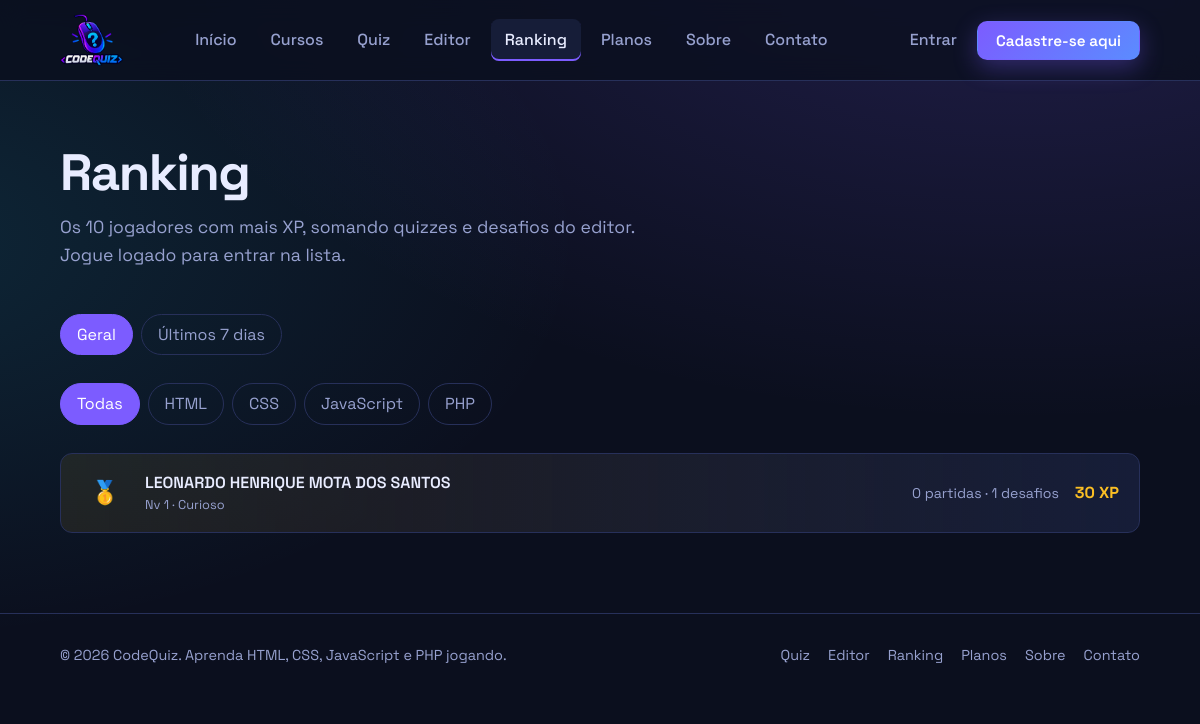
/ranking.php, run on the app's committed database.
### tables this page shows
CREATE TABLE usuarios (
        id INTEGER PRIMARY KEY AUTOINCREMENT,
        nome TEXT NOT NULL,
        email TEXT NOT NULL UNIQUE,
        senha TEXT NOT NULL,
        plano TEXT NOT NULL DEFAULT "gratis",
        criado_em TEXT NOT NULL DEFAULT CURRENT_TIMESTAMP);

### includes/auth.php (called while the page is built, shortened)
<?php
function db(): PDO {
    $pdo = new PDO('sqlite:' . __DIR__ . '/../storage/codequiz.sqlite');
    $pdo->setAttribute(PDO::ATTR_ERRMODE, PDO::ERRMODE_EXCEPTION);
    $pdo->setAttribute(PDO::ATTR_DEFAULT_FETCH_MODE, PDO::FETCH_ASSOC);
    $pdo->exec('PRAGMA foreign_keys = ON');
    $pdo->exec('CREATE TABLE IF NOT EXISTS usuarios (
        id INTEGER PRIMARY KEY AUTOINCREMENT,
        nome TEXT NOT NULL,
        email TEXT NOT NULL UNIQUE,
        senha TEXT NOT NULL,
        plano TEXT NOT NULL DEFAULT "gratis",
        criado_em TEXT NOT NULL DEFAULT CURRENT_TIMESTAMP)');
    $pdo->exec('CREATE TABLE IF NOT EXISTS resultados (
        id INTEGER PRIMARY KEY AUTOINCREMENT,
        usuario_id INTEGER NOT NULL REFERENCES usuarios(id),
        linguagem TEXT NOT NULL, acertos INTEGER NOT NULL, total INTEGER NOT NULL, xp INTEGER NOT NULL,
        criado_em TEXT NOT NULL DEFAULT CURRENT_TIMESTAMP)');
    $pdo->exec('CREATE TABLE IF NOT EXISTS desafios_resolvidos (
        id INTEGER PRIMARY KEY AUTOINCREMENT,
        usuario_id INTEGER NOT NULL REFERENCES usuarios(id),
        desafio_id TEXT NOT NULL, linguagem TEXT NOT NULL, xp INTEGER NOT NULL, codigo TEXT NOT NULL DEFAULT "",
        criado_em TEXT NOT NULL DEFAULT CURRENT_TIMESTAMP,
        UNIQUE (usuario_id, desafio_id))');
    $pdo->exec('CREATE TABLE IF NOT EXISTS mensagens (
        id INTEGER PRIMARY KEY AUTOINCREMENT,
        nome TEXT NOT NULL, email TEXT NOT NULL, assunto TEXT NOT NULL, mensagem TEXT NOT NULL,
        usuario_id INTEGER, criado_em TEXT NOT NULL DEFAULT CURRENT_TIMESTAMP)');
    $pdo->exec('CREATE TABLE IF NOT EXISTS login_falhas (
        id INTEGER PRIMARY KEY AUTOINCREMENT,
        ip TEXT NOT NULL, email TEXT NOT NULL, criado_em TEXT NOT NULL DEFAULT CURRENT_TIMESTAMP)');
    $pdo->exec('CREATE INDEX IF NOT EXISTS idx_resultados_usuario ON resultados(usuario_id, linguagem)');
    $pdo->exec('CREATE INDEX IF NOT EXISTS idx_desafios_usuario ON desafios_resolvidos(usuario_id)');
    $pdo->exec('CREATE INDEX IF NOT EXISTS idx_falhas ON login_falhas(ip, criado_em)');
    return $pdo;
}
function usuario_atual(): ?array {
    static $cache = false;
    if ($cache !== false && ($cache['id'] ?? null) == ($_SESSION['uid'] ?? null)) return $cache;
    if (empty($_SESSION['uid'])) return $cache = null;
    $st = db()->prepare('SELECT id, nome, email, plano FROM usuarios WHERE id = ?');
    $st->execute([$_SESSION['uid']]);
    return $cache = ($st->fetch() ?: null);
}
function h(?string $s): string {
    return htmlspecialchars((string) $s, ENT_QUOTES | ENT_SUBSTITUTE, 'UTF-8');
}

### data/quiz-data.php (called while the page is built, shortened)
<?php
return $d;

### includes/xp.php (called while the page is built, shortened)
<?php
require_once __DIR__ . '/auth.php';
function linguagens_validas(): array {
    static $l = null;
    return $l ??= array_keys(require __DIR__ . '/../data/quiz-data.php');
}
function in_langs(): string {
    return "'" . implode("','", linguagens_validas()) . "'";
}
function nivel_info(int $xp): array {
    $n = (int) floor(sqrt($xp / 60)) + 1;
    $ini = 60 * ($n - 1) ** 2;
    $fim = 60 * $n ** 2;
    return [
        'nivel' => $n, 'titulo' => NIVEIS[min($n, count(NIVEIS)) - 1], 'xp' => $xp,
        'ini' => $ini, 'fim' => $fim, 'falta' => $fim - $xp,
        'pct' => (int) round(100 * ($xp - $ini) / ($fim - $ini)),
    ];
}
function ranking(?string $lang = null, ?int $dias = null, int $limite = 10): array {
    $f = $dias ? " AND criado_em >= datetime('now', '-" . (int) $dias . " days')" : '';
    $sql = 'SELECT u.id, u.nome, SUM(t.xp) xp, SUM(t.partidas) partidas, SUM(t.acertos) acertos, SUM(t.total) total, SUM(t.desafios) desafios
        FROM (
            SELECT usuario_id, linguagem, xp, 1 partidas, acertos, total, 0 desafios FROM resultados WHERE linguagem IN (' . in_langs() . ')' . $f . '
            UNION ALL
            SELECT usuario_id, linguagem, xp, 0, 0, 0, 1 FROM desafios_resolvidos WHERE 1 = 1' . $f . '
        ) t JOIN usuarios u ON u.id = t.usuario_id '
        . ($lang ? 'WHERE t.linguagem = ? ' : '') . 'GROUP BY u.id HAVING SUM(t.xp) > 0 ORDER BY xp DESC, u.id ASC LIMIT ' . (int) $limite;
    $st = db()->prepare($sql);
    $st->execute($lang ? [$lang] : []);
    return $st->fetchAll();
}

### ranking.php (the view, shortened to what this page needs)
<?php
require_once 'includes/xp.php';
$titulo = 'Ranking'; $pagina = 'ranking';
$langs = require 'data/quiz-data.php';
$l = isset($langs[$_GET['lang'] ?? '']) ? $_GET['lang'] : null;
$semana = ($_GET['p'] ?? '') === 'semana';
$dias = $semana ? 7 : null;
$top = ranking($l, $dias, 10);
$medalhas = ['🥇', '🥈', '🥉'];
$qs = fn(array $x) => '?' . http_build_query(array_filter($x + ['lang' => $l, 'p' => $semana ? 'semana' : null]));
include 'includes/header.php';
?>
<main class="wrap">
    <section class="ph"><h1>Ranking</h1><p>Os 10 jogadores com mais XP, somando quizzes e desafios do editor. Jogue logado para entrar na lista.</p></section>
    <div class="filtros" aria-label="Período">
        <a href="<?= $qs(['p' => null]) ?>" class="<?= $semana ? '' : 'on' ?>">Geral</a>
        <a href="<?= $qs(['p' => 'semana']) ?>" class="<?= $semana ? 'on' : '' ?>">Últimos 7 dias</a>
    </div>
    <div class="filtros" aria-label="Linguagem">
        <a href="<?= $qs(['lang' => null]) ?>" class="<?= $l ? '' : 'on' ?>">Todas</a>
        <?php foreach ($langs as $id => $x): ?><a href="<?= $qs(['lang' => $id]) ?>" class="<?= $l === $id ? 'on' : '' ?>"><?= h($x[0]) ?></a><?php endforeach; ?>
    </div>
    <?php if (!$top): ?>
        <div class="card vazio"><h3>Ninguém pontuou ainda</h3><p>Seja o primeiro do ranking.</p><a href="<?= $usuario ? 'quiz.php' : 'cadastro.php' ?>" class="btn btn-p"><?= $usuario ? 'Jogar agora' : 'Cadastre-se aqui' ?></a></div>
    <?php else: ?>
    <ol class="rank">
        <?php foreach ($top as $n => $r): $ni = nivel_info((int) $r['xp']); $taxa = $r['total'] > 0 ? round(100 * $r['acertos'] / $r['total']) : null; ?>
        <li class="<?= $usuario && $usuario['id'] == $r['id'] ? 'eu' : '' ?>">
            <span class="pos"><?= $medalhas[$n] ?? $n + 1 ?></span>
            <span class="nome"><?= h($r['nome']) ?> <small class="nvl">Nv <?= $ni['nivel'] ?> · <?= h($ni['titulo']) ?></small></span>
            <span class="meta"><?= (int) $r['partidas'] ?> partidas<?= $taxa !== null ? ' · ' . (int) $taxa . '% de acertos' : '' ?> · <?= (int) $r['desafios'] ?> desafios</span>
            <strong><?= (int) $r['xp'] ?> XP</strong>
        </li>
        <?php endforeach; ?>
    </ol>
    <?php endif; ?>
</main>
<?php include 'includes/footer.php'; ?>

### includes/header.php (shortened to what this page needs)
<?php
require_once __DIR__ . '/xp.php';
$usuario = usuario_atual();
$pagina = $pagina ?? '';
$nv = $usuario ? nivel_info(xp_total((int) $usuario['id'])) : null;
$menu = ['home.php' => ['Início', ['home']], 'services.php' => ['Cursos', ['services', 'curso']],
         'quiz.php' => ['Quiz', ['quiz']], 'editor.php' => ['Editor', ['editor']], 'ranking.php' => ['Ranking', ['ranking']],
         'assinaturas.php' => ['Planos', ['assinaturas']], 'sobre.php' => ['Sobre', ['sobre']], 'contato.php' => ['Contato', ['contato']]];
?>
<!DOCTYPE html>
<html lang="pt-BR">
<head>
    <link rel="stylesheet" href="css/base.css">
    <?php if ($pagina && file_exists(__DIR__ . "/../css/pages/{$pagina}.css")): ?>
    <link rel="stylesheet" href="css/pages/<?= h($pagina) ?>.css">
    <?php endif; ?>
</head>
<body>
<nav class="nav" aria-label="Principal">
    <a href="home.php" class="logo"><img src="img/code-quiz.png" alt="CodeQuiz"></a>
    <div class="nav-links" id="menu-links">
        <?php foreach ($menu as $url => [$nome, $ativos]): ?>
        <a href="<?= $url ?>" class="<?= in_array($pagina, $ativos) ? 'on' : '' ?>"<?= in_array($pagina, $ativos) ? ' aria-current="page"' : '' ?>><?= $nome ?></a>
        <?php endforeach; ?>
    </div>
    <div class="nav-user">
        <?php if ($usuario): ?>
            <a href="perfil.php" class="xp-chip" title="Ver meu perfil" id="xp-chip"><b>Nv <span data-nv><?= $nv['nivel'] ?></span></b> · <span data-xp><?= $nv['xp'] ?></span> XP</a>
            <form method="POST" action="logout.php" class="inline">
                <input type="hidden" name="csrf" value="<?= h(csrf_token()) ?>">
                <button class="btn btn-o btn-sm" type="submit">Sair</button>
            </form>
        <?php else: ?>
            <a href="login.php" class="login">Entrar</a>
            <a href="cadastro.php" class="btn btn-p btn-sm">Cadastre-se aqui</a>
        <?php endif; ?>
    </div>
</nav>
<div id="conteudo" tabindex="-1">

### includes/footer.php (shortened to what this page needs)
</div>
<footer>
    <span>© <?= date('Y') ?> CodeQuiz. Aprenda HTML, CSS, JavaScript e PHP jogando.</span>
    <nav aria-label="Rodapé">
        <a href="quiz.php">Quiz</a><a href="editor.php">Editor</a><a href="ranking.php">Ranking</a><a href="assinaturas.php">Planos</a>
        <a href="sobre.php">Sobre</a><a href="contato.php">Contato</a>
    </nav>
</footer>
</body>
</html>

### css/base.css (style rules this page uses)
:root { --bg:#0b0f1e;--bg2:#121830;--card:#161d38;--line:#27305a;--txt:#e8ecff;--mut:#97a1cf;--pri:#7c5cff;--pri2:#a58bff;--acc:#22d3ee;--ok:#34d399;--err:#fb7185;--gold:#fbbf24;--r:14px }
* { box-sizing:border-box;margin:0;padding:0 }
html { scroll-behavior:smooth }
body { font-family:'Space Grotesk',system-ui,sans-serif;background:var(--bg);color:var(--txt);line-height:1.6;min-height:100vh;background-image:radial-gradient(900px 500px at 85% -10%,#7c5cff33,transparent),radial-gradient(700px 400px at -10% 30%,#22d3ee1f,transparent) }
a { color:inherit;text-decoration:none }
.nav { position:sticky;top:0;z-index:10;display:flex;align-items:center;justify-content:space-between;gap:20px;padding:14px max(20px,5vw);background:#0b0f1ecc;backdrop-filter:blur(12px);border-bottom:1px solid var(--line) }
.nav img { height:38px;display:block }
.nav-links { display:flex;gap:6px }
.nav-links a { padding:8px 14px;border-radius:8px;color:var(--mut);font-weight:500;transition:.2s }
.nav-links a:hover,.nav-links a.on { color:var(--txt);background:var(--card) }
.btn { display:inline-block;padding:13px 26px;border-radius:10px;font:600 1rem 'Space Grotesk';border:1px solid transparent;cursor:pointer;transition:.2s }
.btn-p { background:linear-gradient(135deg,var(--pri),#5b8cff);color:#fff;box-shadow:0 8px 24px #7c5cff55 }
.wrap { max-width:1120px;margin:0 auto;padding:0 20px }
footer { border-top:1px solid var(--line);padding:30px max(20px,5vw);display:flex;justify-content:space-between;flex-wrap:wrap;gap:12px;color:var(--mut);font-size:.9rem }
footer nav { display:flex;gap:18px }
.ph { padding:64px 0 24px }
.ph h1 { font-size:clamp(2rem,4.5vw,3.2rem);letter-spacing:-.03em;line-height:1.1 }
.ph p { color:var(--mut);font-size:1.1rem;margin-top:12px;max-width:600px }
.nav-user { display:flex;align-items:center;gap:10px }
.nav-user .login { color:var(--mut);font-weight:500;padding:8px 10px }
.nav img { height:52px }
.btn-sm { padding:9px 18px;font-size:.95rem }
.nav .logo { display:flex;align-items:center }
.nav-links a.on { box-shadow:inset 0 -2px 0 var(--pri) }

### css/pages/ranking.css (style rules this page uses)
.filtros { display:flex;gap:8px;flex-wrap:wrap;margin:20px 0 28px }
.filtros a { padding:7px 16px;border-radius:99px;border:1px solid var(--line);color:var(--mut);transition:.2s }
.filtros a.on { background:var(--pri);border-color:var(--pri);color:#fff }
.rank { list-style:none;display:grid;gap:10px;padding-bottom:80px }
.rank li { display:grid;grid-template-columns:48px 1fr auto auto;gap:16px;align-items:center;padding:16px 20px;background:var(--card);border:1px solid var(--line);border-radius:12px }
.rank li:nth-child(-n+3) { background:linear-gradient(90deg,#fbbf2415,var(--card)) }
.pos { font-size:1.4rem;text-align:center;font-weight:700 }
.nome { font-weight:600 }
.meta { color:var(--mut);font-size:.88rem }
.rank strong { color:var(--gold) }
.nvl { display:block;color:var(--mut);font-weight:400;font-size:.8rem }
.rank li { grid-template-columns:48px 1fr auto auto }

### data on the page
usuarios: n "🥇", nome "LEONARDO HENRIQUE MOTA DOS SANTOS", nivel "1", titulo "Curioso", partidas "0", desafios "1", xp "30"

### other printed values
$nome "Início"
$nome "Cursos"
$nome "Quiz"
$nome "Editor"
$nome "Ranking"
$nome "Planos"
$nome "Sobre"
$nome "Contato"
$x[0] "HTML"
$x[0] "CSS"
$x[0] "JavaScript"
$x[0] "PHP"
